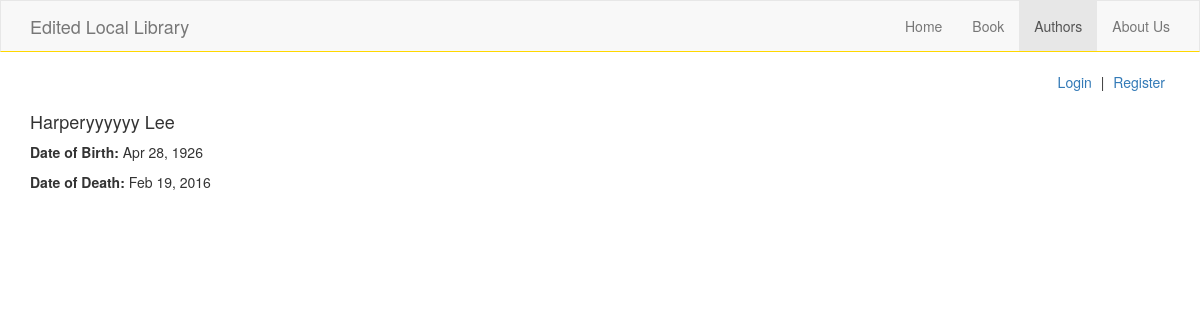
/catalog/author/2, run on the app's committed database.
### catalog/models.py (models this page shows, shortened)
class Author(models.Model):
    first_name = models.CharField(max_length=120)
    last_name = models.CharField(max_length=120)
    date_of_birth = models.DateField(null=True, blank=True)
    date_of_death = models.DateField('Died', null=True, blank=True)
    def full_name(self):
        return '{} {}'.format(self.first_name, self.last_name)

### catalog/views.py (the view)
# urls.py: url(r'^author/(?P<pk>\d+)$', views.AuthorDetailView.as_view(), name='author_detail'),
class AuthorDetailView(generic.DetailView):
    model = Author
    def get_context_data(self, *args, **kwargs):
        context = super(AuthorDetailView, self).get_context_data()
        context['page_title'] = 'Authors'
        return context

### catalog/templates/catalog/author_detail.html (shortened to what this page needs)
{% extends 'base.html' %}
{% block main %}
<h4>{{ author.full_name }}</h4>
<p><strong>Date of Birth: </strong>{{ author.date_of_birth|date:"M d, Y" }}</p>
<p><strong>Date of Death: </strong>{{ author.date_of_death|date:"M d, Y" }}</p>
<br>
{% endblock %}

### data on the page
Author: full_name "Harperyyyyyy Lee", date_of_birth "Apr 28, 1926", date_of_death "Feb 19, 2016"
